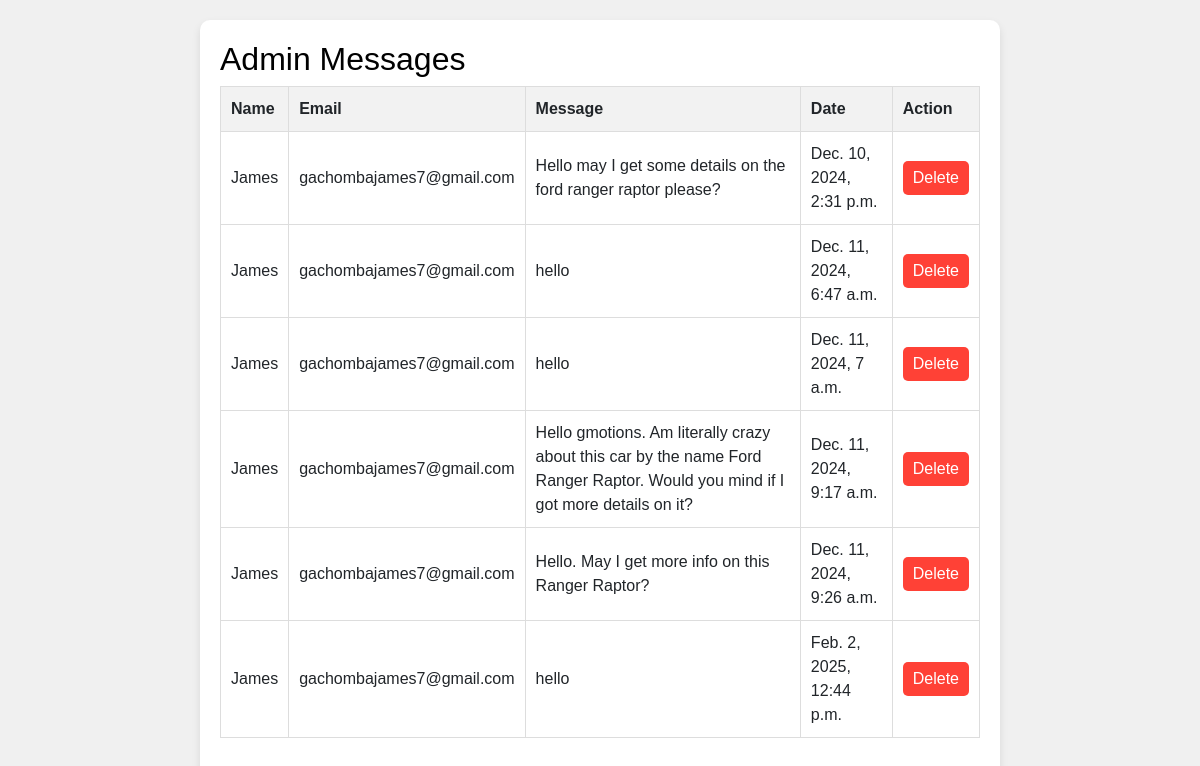
Page /adverts/admin_message_list (signed in) on the committed database.
### adverts/models.py (models this page shows, shortened)
class AdminMessage(models.Model):
    name = models.CharField(max_length=255)
    email = models.EmailField()
    message = models.TextField()
    sent_at = models.DateTimeField(auto_now_add=True)

### adverts/views.py (the view)
# urls.py: path('admin_message_list', views.admin_message_list, name='admin_message_list'),
@user_passes_test(lambda u: u.is_superuser)
def admin_message_list(request):
    messages = AdminMessage.objects.all()  # Corrected from "message" to "messages"
    return render(request, 'adverts/admin_message_list.html', {'messages': messages})

### adverts/templates/adverts/admin_message_list.html (shortened to what this page needs)
{% load static %}
<!DOCTYPE html>
<html lang="en">
<head>
    <link href="https://cdn.jsdelivr.net/npm/bootstrap@5.3.3/dist/css/bootstrap.min.css" rel="stylesheet">
    <link rel="stylesheet" href="{% static 'css/style.css' %}">
</head>
<body>
    <div class="container">
        <h2>Admin Messages</h2>
        <div class="table-responsive">
            <table>
                <thead>
                    <tr>
                        <th scope="col">Name</th>
                        <th scope="col">Email</th>
                        <th scope="col">Message</th>
                        <th scope="col">Date</th>
                        <th scope="col">Action</th>
                    </tr>
                </thead>
                <tbody>
                    {% for message in messages %}
                    <tr>
                        <td>{{ message.name }}</td>
                        <td>{{ message.email }}</td>
                        <td>{{ message.message }}</td>
                        <td>{{ message.sent_at }}</td>
                        <td>
                            <form method="post" action="{% url 'delete_admin_message' message.pk %}">
                                <button type="submit" class="delete-button" aria-label="Delete message from {{ message.name }}">Delete</button>
                            </form>
                        </td>
                    </tr>
                    {% empty %}
                    <tr>
                        <td colspan="5" class="text-center">No messages available.</td>
                    </tr>
                    {% endfor %}
                </tbody>
            </table>
        </div>
    </div>
</body>
</html>

### garage/static/css/style.css (style rules this page uses)
body { background-color: white; font-family: 'Roboto', sans-serif; }
h1, h2, h3, h4, h5, h6 { color: black; }

### adverts/templates/adverts/admin_message_list.html (style rules this page uses)
body { font-family: Arial, sans-serif; background-color: #f0f0f0; margin: 0; padding: 20px; }
.container { background-color: white; padding: 20px; border-radius: 10px; box-shadow: 0 4px 8px rgba(0, 0, 0, 0.1); max-width: 800px; margin: auto; }
table { width: 100%; border-collapse: collapse; margin-bottom: 20px; }
table, th, td { border: 1px solid #ddd; }
th, td { padding: 10px; text-align: left; }
th { background-color: #f2f2f2; }
.delete-button { background-color: #FF4136; color: white; padding: 5px 10px; border: none; border-radius: 5px; cursor: pointer; transition: background-color 0.3s; }

### rows in the picture
AdminMessage: name "James", email "gachombajames7@gmail.com", message "Hello may I get some details on the ford ranger raptor please?", sent_at "Dec. 10, 2024, 2:31 p.m."
AdminMessage: name "James", email "gachombajames7@gmail.com", message "hello", sent_at "Dec. 11, 2024, 6:47 a.m."
AdminMessage: name "James", email "gachombajames7@gmail.com", message "hello", sent_at "Dec. 11, 2024, 7 a.m."
AdminMessage: name "James", email "gachombajames7@gmail.com", message "Hello gmotions. Am literally crazy about this car by the name Ford Ranger Raptor. Would you mind if I got more details on it?", sent_at "Dec. 11, 2024, 9:17 a.m."
AdminMessage: name "James", email "gachombajames7@gmail.com", message "Hello. May I get more info on this Ranger Raptor?", sent_at "Dec. 11, 2024, 9:26 a.m."
AdminMessage: name "James", email "gachombajames7@gmail.com", message "hello", sent_at "Feb. 2, 2025, 12:44 p.m."
